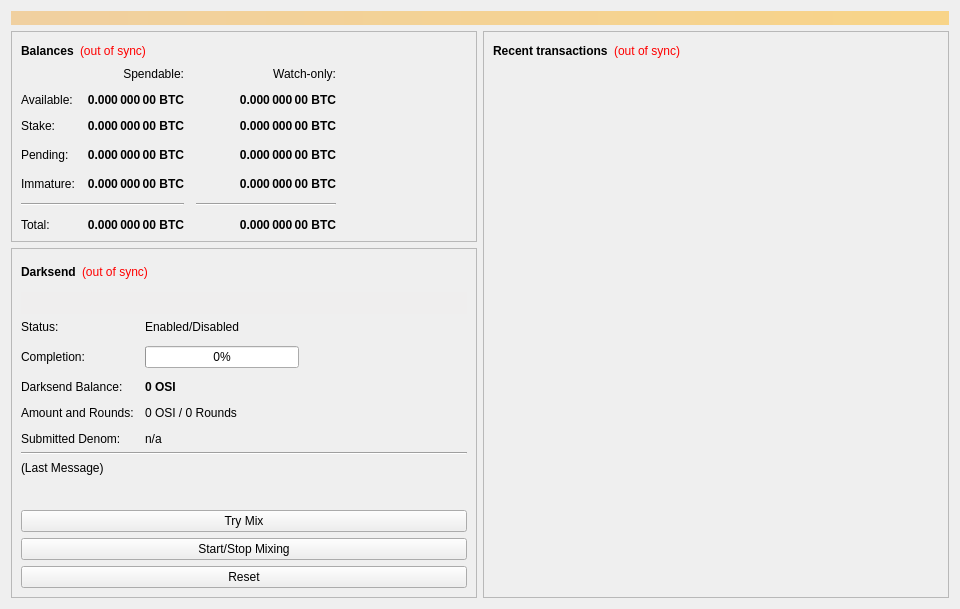
<?xml version="1.0" encoding="UTF-8"?>
<ui version="4.0">
 <class>OverviewPage</class>
 <widget class="QWidget" name="OverviewPage">
  <property name="geometry">
   <rect>
    <x>0</x>
    <y>0</y>
    <width>960</width>
    <height>594</height>
   </rect>
  </property>
  <property name="minimumSize">
   <size>
    <width>960</width>
    <height>0</height>
   </size>
  </property>
  <property name="windowTitle">
   <string>Form</string>
  </property>
  <layout class="QVBoxLayout" name="topLayout">
   <item>
    <widget class="QLabel" name="labelAlerts">
     <property name="visible">
      <bool>false</bool>
     </property>
     <property name="styleSheet">
      <string notr="true">background-color: qlineargradient(x1: 0, y1: 0, x2: 1, y2: 0, stop:0 #F0D0A0, stop:1 #F8D488); color:#000000;</string>
     </property>
     <property name="wordWrap">
      <bool>true</bool>
     </property>
     <property name="margin">
      <number>3</number>
     </property>
    </widget>
   </item>
   <item>
    <layout class="QHBoxLayout" name="horizontalLayout" stretch="1,1">
     <item>
      <layout class="QVBoxLayout" name="verticalLayout_2">
       <item>
        <widget class="QFrame" name="frame">
         <property name="frameShape">
          <enum>QFrame::StyledPanel</enum>
         </property>
         <property name="frameShadow">
          <enum>QFrame::Raised</enum>
         </property>
         <layout class="QVBoxLayout" name="verticalLayout_4">
          <item>
           <layout class="QHBoxLayout" name="horizontalLayout_4">
            <item>
             <widget class="QLabel" name="label_5">
              <property name="font">
               <font>
                <weight>75</weight>
                <bold>true</bold>
               </font>
              </property>
              <property name="text">
               <string>Balances</string>
              </property>
             </widget>
            </item>
            <item>
             <widget class="QLabel" name="labelWalletStatus">
              <property name="cursor">
               <cursorShape>WhatsThisCursor</cursorShape>
              </property>
              <property name="toolTip">
               <string>The displayed information may be out of date. Your wallet automatically synchronizes with the Osiris network after a connection is established, but this process has not completed yet.</string>
              </property>
              <property name="styleSheet">
               <string notr="true">QLabel { color: red; }</string>
              </property>
              <property name="text">
               <string notr="true">(out of sync)</string>
              </property>
              <property name="alignment">
               <set>Qt::AlignLeading|Qt::AlignLeft|Qt::AlignVCenter</set>
              </property>
             </widget>
            </item>
            <item>
             <spacer name="horizontalSpacer_3">
              <property name="orientation">
               <enum>Qt::Horizontal</enum>
              </property>
              <property name="sizeHint" stdset="0">
               <size>
                <width>40</width>
                <height>20</height>
               </size>
              </property>
             </spacer>
            </item>
           </layout>
          </item>
          <item>
           <layout class="QGridLayout" name="gridLayout">
            <property name="spacing">
             <number>12</number>
            </property>
            <item row="3" column="2">
             <widget class="QLabel" name="labelWatchPending">
              <property name="font">
               <font>
                <weight>75</weight>
                <bold>true</bold>
               </font>
              </property>
              <property name="cursor">
               <cursorShape>IBeamCursor</cursorShape>
              </property>
              <property name="toolTip">
               <string>Unconfirmed transactions to watch-only addresses</string>
              </property>
              <property name="text">
               <string notr="true">0.000 000 00 BTC</string>
              </property>
              <property name="alignment">
               <set>Qt::AlignRight|Qt::AlignTrailing|Qt::AlignVCenter</set>
              </property>
              <property name="textInteractionFlags">
               <set>Qt::LinksAccessibleByMouse|Qt::TextSelectableByKeyboard|Qt::TextSelectableByMouse</set>
              </property>
             </widget>
            </item>
            <item row="3" column="1">
             <widget class="QLabel" name="labelUnconfirmed">
              <property name="font">
               <font>
                <weight>75</weight>
                <bold>true</bold>
               </font>
              </property>
              <property name="cursor">
               <cursorShape>IBeamCursor</cursorShape>
              </property>
              <property name="toolTip">
               <string>Total of transactions that have yet to be confirmed, and do not yet count toward the spendable balance</string>
              </property>
              <property name="text">
               <string notr="true">0.000 000 00 BTC</string>
              </property>
              <property name="alignment">
               <set>Qt::AlignRight|Qt::AlignTrailing|Qt::AlignVCenter</set>
              </property>
              <property name="textInteractionFlags">
               <set>Qt::LinksAccessibleByMouse|Qt::TextSelectableByKeyboard|Qt::TextSelectableByMouse</set>
              </property>
             </widget>
            </item>
            <item row="4" column="2">
             <widget class="QLabel" name="labelWatchImmature">
              <property name="font">
               <font>
                <weight>75</weight>
                <bold>true</bold>
               </font>
              </property>
              <property name="cursor">
               <cursorShape>IBeamCursor</cursorShape>
              </property>
              <property name="toolTip">
               <string>Mined balance in watch-only addresses that has not yet matured</string>
              </property>
              <property name="text">
               <string notr="true">0.000 000 00 BTC</string>
              </property>
              <property name="alignment">
               <set>Qt::AlignRight|Qt::AlignTrailing|Qt::AlignVCenter</set>
              </property>
              <property name="textInteractionFlags">
               <set>Qt::LinksAccessibleByMouse|Qt::TextSelectableByKeyboard|Qt::TextSelectableByMouse</set>
              </property>
             </widget>
            </item>
            <item row="5" column="0" colspan="2">
             <widget class="Line" name="lineSpendableBalance">
              <property name="orientation">
               <enum>Qt::Horizontal</enum>
              </property>
             </widget>
            </item>
            <item row="5" column="2">
             <widget class="Line" name="lineWatchBalance">
              <property name="sizePolicy">
               <sizepolicy hsizetype="Preferred" vsizetype="Fixed">
                <horstretch>0</horstretch>
                <verstretch>0</verstretch>
               </sizepolicy>
              </property>
              <property name="minimumSize">
               <size>
                <width>140</width>
                <height>0</height>
               </size>
              </property>
              <property name="orientation">
               <enum>Qt::Horizontal</enum>
              </property>
             </widget>
            </item>
            <item row="6" column="0">
             <widget class="QLabel" name="labelTotalText">
              <property name="text">
               <string>Total:</string>
              </property>
             </widget>
            </item>
            <item row="4" column="1">
             <widget class="QLabel" name="labelImmature">
              <property name="font">
               <font>
                <weight>75</weight>
                <bold>true</bold>
               </font>
              </property>
              <property name="cursor">
               <cursorShape>IBeamCursor</cursorShape>
              </property>
              <property name="toolTip">
               <string>Mined balance that has not yet matured</string>
              </property>
              <property name="text">
               <string notr="true">0.000 000 00 BTC</string>
              </property>
              <property name="alignment">
               <set>Qt::AlignRight|Qt::AlignTrailing|Qt::AlignVCenter</set>
              </property>
              <property name="textInteractionFlags">
               <set>Qt::LinksAccessibleByMouse|Qt::TextSelectableByKeyboard|Qt::TextSelectableByMouse</set>
              </property>
             </widget>
            </item>
            <item row="3" column="3">
             <spacer name="horizontalSpacer_2">
              <property name="orientation">
               <enum>Qt::Horizontal</enum>
              </property>
              <property name="sizeHint" stdset="0">
               <size>
                <width>40</width>
                <height>20</height>
               </size>
              </property>
             </spacer>
            </item>
            <item row="4" column="0">
             <widget class="QLabel" name="labelImmatureText">
              <property name="text">
               <string>Immature:</string>
              </property>
             </widget>
            </item>
            <item row="6" column="1">
             <widget class="QLabel" name="labelTotal">
              <property name="font">
               <font>
                <weight>75</weight>
                <bold>true</bold>
               </font>
              </property>
              <property name="cursor">
               <cursorShape>IBeamCursor</cursorShape>
              </property>
              <property name="toolTip">
               <string>Your current total balance</string>
              </property>
              <property name="text">
               <string notr="true">0.000 000 00 BTC</string>
              </property>
              <property name="alignment">
               <set>Qt::AlignRight|Qt::AlignTrailing|Qt::AlignVCenter</set>
              </property>
              <property name="textInteractionFlags">
               <set>Qt::LinksAccessibleByMouse|Qt::TextSelectableByKeyboard|Qt::TextSelectableByMouse</set>
              </property>
             </widget>
            </item>
            <item row="6" column="2">
             <widget class="QLabel" name="labelWatchTotal">
              <property name="font">
               <font>
                <weight>75</weight>
                <bold>true</bold>
               </font>
              </property>
              <property name="cursor">
               <cursorShape>IBeamCursor</cursorShape>
              </property>
              <property name="toolTip">
               <string>Current total balance in watch-only addresses</string>
              </property>
              <property name="text">
               <string notr="true">0.000 000 00 BTC</string>
              </property>
              <property name="alignment">
               <set>Qt::AlignRight|Qt::AlignTrailing|Qt::AlignVCenter</set>
              </property>
              <property name="textInteractionFlags">
               <set>Qt::LinksAccessibleByMouse|Qt::TextSelectableByKeyboard|Qt::TextSelectableByMouse</set>
              </property>
             </widget>
            </item>
            <item row="0" column="2">
             <widget class="QLabel" name="labelWatchonly">
              <property name="text">
               <string>Watch-only:</string>
              </property>
              <property name="alignment">
               <set>Qt::AlignRight|Qt::AlignTrailing|Qt::AlignVCenter</set>
              </property>
             </widget>
            </item>
            <item row="1" column="0">
             <widget class="QLabel" name="labelBalanceText">
              <property name="text">
               <string>Available:</string>
              </property>
             </widget>
            </item>
            <item row="1" column="1">
             <widget class="QLabel" name="labelBalance">
              <property name="font">
               <font>
                <weight>75</weight>
                <bold>true</bold>
               </font>
              </property>
              <property name="cursor">
               <cursorShape>IBeamCursor</cursorShape>
              </property>
              <property name="toolTip">
               <string>Your current spendable balance</string>
              </property>
              <property name="text">
               <string notr="true">0.000 000 00 BTC</string>
              </property>
              <property name="alignment">
               <set>Qt::AlignRight|Qt::AlignTrailing|Qt::AlignVCenter</set>
              </property>
              <property name="textInteractionFlags">
               <set>Qt::LinksAccessibleByMouse|Qt::TextSelectableByKeyboard|Qt::TextSelectableByMouse</set>
              </property>
             </widget>
            </item>
            <item row="2" column="0">
             <widget class="QLabel" name="label_10">
              <property name="text">
               <string>Stake:</string>
              </property>
             </widget>
            </item>
            <item row="2" column="1">
             <widget class="QLabel" name="labelStake">
              <property name="font">
               <font>
                <weight>75</weight>
                <bold>true</bold>
               </font>
              </property>
              <property name="cursor">
               <cursorShape>IBeamCursor</cursorShape>
              </property>
              <property name="toolTip">
               <string>Total of coins that was staked, and do not yet count toward the current balance</string>
              </property>
              <property name="text">
               <string notr="true">0.000 000 00 BTC</string>
              </property>
              <property name="alignment">
               <set>Qt::AlignRight|Qt::AlignTrailing|Qt::AlignVCenter</set>
              </property>
              <property name="textInteractionFlags">
               <set>Qt::LinksAccessibleByMouse|Qt::TextSelectableByKeyboard|Qt::TextSelectableByMouse</set>
              </property>
             </widget>
            </item>
            <item row="2" column="2">
             <widget class="QLabel" name="labelWatchStake">
              <property name="font">
               <font>
                <weight>75</weight>
                <bold>true</bold>
               </font>
              </property>
              <property name="cursor">
               <cursorShape>IBeamCursor</cursorShape>
              </property>
              <property name="toolTip">
               <string>Total of coins that was staked in watch-only addresses, and do not yet count toward the current watch-only balance</string>
              </property>
              <property name="text">
               <string notr="true">0.000 000 00 BTC</string>
              </property>
              <property name="alignment">
               <set>Qt::AlignRight|Qt::AlignTrailing|Qt::AlignVCenter</set>
              </property>
              <property name="textInteractionFlags">
               <set>Qt::LinksAccessibleByMouse|Qt::TextSelectableByKeyboard|Qt::TextSelectableByMouse</set>
              </property>
             </widget>
            </item>
            <item row="1" column="2">
             <widget class="QLabel" name="labelWatchAvailable">
              <property name="font">
               <font>
                <weight>75</weight>
                <bold>true</bold>
               </font>
              </property>
              <property name="cursor">
               <cursorShape>IBeamCursor</cursorShape>
              </property>
              <property name="toolTip">
               <string>Your current balance in watch-only addresses</string>
              </property>
              <property name="text">
               <string notr="true">0.000 000 00 BTC</string>
              </property>
              <property name="alignment">
               <set>Qt::AlignRight|Qt::AlignTrailing|Qt::AlignVCenter</set>
              </property>
              <property name="textInteractionFlags">
               <set>Qt::LinksAccessibleByMouse|Qt::TextSelectableByKeyboard|Qt::TextSelectableByMouse</set>
              </property>
             </widget>
            </item>
            <item row="3" column="0">
             <widget class="QLabel" name="labelPendingText">
              <property name="text">
               <string>Pending:</string>
              </property>
             </widget>
            </item>
            <item row="0" column="1">
             <widget class="QLabel" name="labelSpendable">
              <property name="text">
               <string>Spendable:</string>
              </property>
              <property name="alignment">
               <set>Qt::AlignRight|Qt::AlignTrailing|Qt::AlignVCenter</set>
              </property>
             </widget>
            </item>
           </layout>
          </item>
         </layout>
        </widget>
       </item>
       <item>
        <widget class="QFrame" name="frameDarksend">
         <property name="sizePolicy">
          <sizepolicy hsizetype="Expanding" vsizetype="Expanding">
           <horstretch>0</horstretch>
           <verstretch>0</verstretch>
          </sizepolicy>
         </property>
         <property name="minimumSize">
          <size>
           <width>0</width>
           <height>350</height>
          </size>
         </property>
         <property name="layoutDirection">
          <enum>Qt::LeftToRight</enum>
         </property>
         <property name="frameShape">
          <enum>QFrame::StyledPanel</enum>
         </property>
         <property name="frameShadow">
          <enum>QFrame::Raised</enum>
         </property>
         <layout class="QVBoxLayout" name="verticalLayout_5">
          <item>
           <layout class="QHBoxLayout" name="horizontalLayout_5">
            <item>
             <widget class="QLabel" name="label_2">
              <property name="font">
               <font>
                <weight>75</weight>
                <bold>true</bold>
               </font>
              </property>
              <property name="text">
               <string>Darksend</string>
              </property>
             </widget>
            </item>
            <item>
             <widget class="QLabel" name="labelDarksendSyncStatus">
              <property name="toolTip">
               <string>The displayed information may be out of date. Your wallet automatically synchronizes with the Osiris network after a connection is established, but this process has not completed yet.</string>
              </property>
              <property name="styleSheet">
               <string notr="true">QLabel { color: red; }</string>
              </property>
              <property name="text">
               <string notr="true">(out of sync)</string>
              </property>
              <property name="alignment">
               <set>Qt::AlignLeading|Qt::AlignLeft|Qt::AlignVCenter</set>
              </property>
             </widget>
            </item>
            <item>
             <spacer name="horizontalSpacer_4">
              <property name="orientation">
               <enum>Qt::Horizontal</enum>
              </property>
              <property name="sizeHint" stdset="0">
               <size>
                <width>40</width>
                <height>20</height>
               </size>
              </property>
             </spacer>
            </item>
           </layout>
          </item>
          <item>
           <widget class="QPushButton" name="runAutoDenom">
            <property name="palette">
             <palette>
              <active>
               <colorrole role="WindowText">
                <brush brushstyle="SolidPattern">
                 <color alpha="255">
                  <red>0</red>
                  <green>0</green>
                  <blue>0</blue>
                 </color>
                </brush>
               </colorrole>
               <colorrole role="Button">
                <brush brushstyle="SolidPattern">
                 <color alpha="255">
                  <red>239</red>
                  <green>238</green>
                  <blue>238</blue>
                 </color>
                </brush>
               </colorrole>
               <colorrole role="Light">
                <brush brushstyle="SolidPattern">
                 <color alpha="255">
                  <red>255</red>
                  <green>255</green>
                  <blue>255</blue>
                 </color>
                </brush>
               </colorrole>
               <colorrole role="Midlight">
                <brush brushstyle="SolidPattern">
                 <color alpha="255">
                  <red>247</red>
                  <green>246</green>
                  <blue>246</blue>
                 </color>
                </brush>
               </colorrole>
               <colorrole role="Dark">
                <brush brushstyle="SolidPattern">
                 <color alpha="255">
                  <red>119</red>
                  <green>119</green>
                  <blue>119</blue>
                 </color>
                </brush>
               </colorrole>
               <colorrole role="Mid">
                <brush brushstyle="SolidPattern">
                 <color alpha="255">
                  <red>159</red>
                  <green>159</green>
                  <blue>159</blue>
                 </color>
                </brush>
               </colorrole>
               <colorrole role="Text">
                <brush brushstyle="SolidPattern">
                 <color alpha="255">
                  <red>0</red>
                  <green>0</green>
                  <blue>0</blue>
                 </color>
                </brush>
               </colorrole>
               <colorrole role="BrightText">
                <brush brushstyle="SolidPattern">
                 <color alpha="255">
                  <red>255</red>
                  <green>255</green>
                  <blue>255</blue>
                 </color>
                </brush>
               </colorrole>
               <colorrole role="ButtonText">
                <brush brushstyle="SolidPattern">
                 <color alpha="255">
                  <red>0</red>
                  <green>0</green>
                  <blue>0</blue>
                 </color>
                </brush>
               </colorrole>
               <colorrole role="Base">
                <brush brushstyle="SolidPattern">
                 <color alpha="255">
                  <red>255</red>
                  <green>255</green>
                  <blue>255</blue>
                 </color>
                </brush>
               </colorrole>
               <colorrole role="Window">
                <brush brushstyle="SolidPattern">
                 <color alpha="255">
                  <red>239</red>
                  <green>238</green>
                  <blue>238</blue>
                 </color>
                </brush>
               </colorrole>
               <colorrole role="Shadow">
                <brush brushstyle="SolidPattern">
                 <color alpha="255">
                  <red>0</red>
                  <green>0</green>
                  <blue>0</blue>
                 </color>
                </brush>
               </colorrole>
               <colorrole role="AlternateBase">
                <brush brushstyle="SolidPattern">
                 <color alpha="255">
                  <red>247</red>
                  <green>246</green>
                  <blue>246</blue>
                 </color>
                </brush>
               </colorrole>
               <colorrole role="ToolTipBase">
                <brush brushstyle="SolidPattern">
                 <color alpha="255">
                  <red>255</red>
                  <green>255</green>
                  <blue>220</blue>
                 </color>
                </brush>
               </colorrole>
               <colorrole role="ToolTipText">
                <brush brushstyle="SolidPattern">
                 <color alpha="255">
                  <red>0</red>
                  <green>0</green>
                  <blue>0</blue>
                 </color>
                </brush>
               </colorrole>
              </active>
              <inactive>
               <colorrole role="WindowText">
                <brush brushstyle="SolidPattern">
                 <color alpha="255">
                  <red>0</red>
                  <green>0</green>
                  <blue>0</blue>
                 </color>
                </brush>
               </colorrole>
               <colorrole role="Button">
                <brush brushstyle="SolidPattern">
                 <color alpha="255">
                  <red>239</red>
                  <green>238</green>
                  <blue>238</blue>
                 </color>
                </brush>
               </colorrole>
               <colorrole role="Light">
                <brush brushstyle="SolidPattern">
                 <color alpha="255">
                  <red>255</red>
                  <green>255</green>
                  <blue>255</blue>
                 </color>
                </brush>
               </colorrole>
               <colorrole role="Midlight">
                <brush brushstyle="SolidPattern">
                 <color alpha="255">
                  <red>247</red>
                  <green>246</green>
                  <blue>246</blue>
                 </color>
                </brush>
               </colorrole>
               <colorrole role="Dark">
                <brush brushstyle="SolidPattern">
                 <color alpha="255">
                  <red>119</red>
                  <green>119</green>
                  <blue>119</blue>
                 </color>
                </brush>
               </colorrole>
               <colorrole role="Mid">
                <brush brushstyle="SolidPattern">
                 <color alpha="255">
                  <red>159</red>
                  <green>159</green>
                  <blue>159</blue>
                 </color>
                </brush>
               </colorrole>
               <colorrole role="Text">
                <brush brushstyle="SolidPattern">
                 <color alpha="255">
                  <red>0</red>
                  <green>0</green>
                  <blue>0</blue>
                 </color>
                </brush>
               </colorrole>
               <colorrole role="BrightText">
                <brush brushstyle="SolidPattern">
                 <color alpha="255">
                  <red>255</red>
                  <green>255</green>
                  <blue>255</blue>
                 </color>
                </brush>
               </colorrole>
               <colorrole role="ButtonText">
                <brush brushstyle="SolidPattern">
                 <color alpha="255">
                  <red>0</red>
                  <green>0</green>
                  <blue>0</blue>
                 </color>
                </brush>
               </colorrole>
               <colorrole role="Base">
                <brush brushstyle="SolidPattern">
                 <color alpha="255">
                  <red>255</red>
                  <green>255</green>
                  <blue>255</blue>
                 </color>
                </brush>
               </colorrole>
               <colorrole role="Window">
                <brush brushstyle="SolidPattern">
                 <color alpha="255">
                  <red>239</red>
                  <green>238</green>
                  <blue>238</blue>
                 </color>
                </brush>
               </colorrole>
               <colorrole role="Shadow">
                <brush brushstyle="SolidPattern">
                 <color alpha="255">
                  <red>0</red>
                  <green>0</green>
                  <blue>0</blue>
                 </color>
                </brush>
               </colorrole>
               <colorrole role="AlternateBase">
                <brush brushstyle="SolidPattern">
                 <color alpha="255">
                  <red>247</red>
                  <green>246</green>
                  <blue>246</blue>
                 </color>
                </brush>
               </colorrole>
               <colorrole role="ToolTipBase">
                <brush brushstyle="SolidPattern">
                 <color alpha="255">
                  <red>255</red>
                  <green>255</green>
                  <blue>220</blue>
                 </color>
                </brush>
               </colorrole>
               <colorrole role="ToolTipText">
                <brush brushstyle="SolidPattern">
                 <color alpha="255">
                  <red>0</red>
                  <green>0</green>
                  <blue>0</blue>
                 </color>
                </brush>
               </colorrole>
              </inactive>
              <disabled>
               <colorrole role="WindowText">
                <brush brushstyle="SolidPattern">
                 <color alpha="255">
                  <red>119</red>
                  <green>119</green>
                  <blue>119</blue>
                 </color>
                </brush>
               </colorrole>
               <colorrole role="Button">
                <brush brushstyle="SolidPattern">
                 <color alpha="255">
                  <red>239</red>
                  <green>238</green>
                  <blue>238</blue>
                 </color>
                </brush>
               </colorrole>
               <colorrole role="Light">
                <brush brushstyle="SolidPattern">
                 <color alpha="255">
                  <red>255</red>
                  <green>255</green>
                  <blue>255</blue>
                 </color>
                </brush>
               </colorrole>
               <colorrole role="Midlight">
                <brush brushstyle="SolidPattern">
                 <color alpha="255">
                  <red>247</red>
                  <green>246</green>
                  <blue>246</blue>
                 </color>
                </brush>
               </colorrole>
               <colorrole role="Dark">
                <brush brushstyle="SolidPattern">
                 <color alpha="255">
                  <red>119</red>
                  <green>119</green>
                  <blue>119</blue>
                 </color>
                </brush>
               </colorrole>
               <colorrole role="Mid">
                <brush brushstyle="SolidPattern">
                 <color alpha="255">
                  <red>159</red>
                  <green>159</green>
                  <blue>159</blue>
                 </color>
                </brush>
               </colorrole>
               <colorrole role="Text">
                <brush brushstyle="SolidPattern">
                 <color alpha="255">
                  <red>119</red>
                  <green>119</green>
                  <blue>119</blue>
                 </color>
                </brush>
               </colorrole>
               <colorrole role="BrightText">
                <brush brushstyle="SolidPattern">
                 <color alpha="255">
                  <red>255</red>
                  <green>255</green>
                  <blue>255</blue>
                 </color>
                </brush>
               </colorrole>
               <colorrole role="ButtonText">
                <brush brushstyle="SolidPattern">
                 <color alpha="255">
                  <red>119</red>
                  <green>119</green>
                  <blue>119</blue>
                 </color>
                </brush>
               </colorrole>
               <colorrole role="Base">
                <brush brushstyle="SolidPattern">
                 <color alpha="255">
                  <red>239</red>
                  <green>238</green>
                  <blue>238</blue>
                 </color>
                </brush>
               </colorrole>
               <colorrole role="Window">
                <brush brushstyle="SolidPattern">
                 <color alpha="255">
                  <red>239</red>
                  <green>238</green>
                  <blue>238</blue>
                 </color>
                </brush>
               </colorrole>
               <colorrole role="Shadow">
                <brush brushstyle="SolidPattern">
                 <color alpha="255">
                  <red>0</red>
                  <green>0</green>
                  <blue>0</blue>
                 </color>
                </brush>
               </colorrole>
               <colorrole role="AlternateBase">
                <brush brushstyle="SolidPattern">
                 <color alpha="255">
                  <red>239</red>
                  <green>238</green>
                  <blue>238</blue>
                 </color>
                </brush>
               </colorrole>
               <colorrole role="ToolTipBase">
                <brush brushstyle="SolidPattern">
                 <color alpha="255">
                  <red>255</red>
                  <green>255</green>
                  <blue>220</blue>
                 </color>
                </brush>
               </colorrole>
               <colorrole role="ToolTipText">
                <brush brushstyle="SolidPattern">
                 <color alpha="255">
                  <red>0</red>
                  <green>0</green>
                  <blue>0</blue>
                 </color>
                </brush>
               </colorrole>
              </disabled>
             </palette>
            </property>
            <property name="focusPolicy">
             <enum>Qt::NoFocus</enum>
            </property>
            <property name="autoFillBackground">
             <bool>true</bool>
            </property>
            <property name="text">
             <string/>
            </property>
            <property name="flat">
             <bool>true</bool>
            </property>
           </widget>
          </item>
          <item>
           <layout class="QFormLayout" name="formLayout">
            <property name="fieldGrowthPolicy">
             <enum>QFormLayout::AllNonFixedFieldsGrow</enum>
            </property>
            <property name="horizontalSpacing">
             <number>11</number>
            </property>
            <property name="verticalSpacing">
             <number>12</number>
            </property>
            <item row="0" column="0">
             <widget class="QLabel" name="label_6">
              <property name="text">
               <string>Status:</string>
              </property>
             </widget>
            </item>
            <item row="1" column="0">
             <widget class="QLabel" name="label_7">
              <property name="text">
               <string>Completion:</string>
              </property>
             </widget>
            </item>
            <item row="1" column="1">
             <widget class="QProgressBar" name="darksendProgress">
              <property name="maximumSize">
               <size>
                <width>154</width>
                <height>16777215</height>
               </size>
              </property>
              <property name="value">
               <number>0</number>
              </property>
             </widget>
            </item>
            <item row="3" column="0">
             <widget class="QLabel" name="labelAnonymizedText">
              <property name="text">
               <string>Darksend Balance:</string>
              </property>
             </widget>
            </item>
            <item row="3" column="1">
             <widget class="QLabel" name="labelAnonymized">
              <property name="font">
               <font>
                <weight>75</weight>
                <bold>true</bold>
               </font>
              </property>
              <property name="text">
               <string notr="true">0 OSI</string>
              </property>
             </widget>
            </item>
            <item row="4" column="0">
             <widget class="QLabel" name="label_8">
              <property name="text">
               <string>Amount and Rounds:</string>
              </property>
             </widget>
            </item>
            <item row="4" column="1">
             <widget class="QLabel" name="labelAmountRounds">
              <property name="text">
               <string>0 OSI / 0 Rounds</string>
              </property>
             </widget>
            </item>
            <item row="5" column="0">
             <widget class="QLabel" name="label_9">
              <property name="text">
               <string>Submitted Denom:</string>
              </property>
             </widget>
            </item>
            <item row="5" column="1">
             <widget class="QLabel" name="labelSubmittedDenom">
              <property name="toolTip">
               <string>The denominations you submitted to the Masternode.&lt;br&gt;To mix, other users must submit the exact same denominations.</string>
              </property>
              <property name="text">
               <string>n/a</string>
              </property>
             </widget>
            </item>
            <item row="0" column="1">
             <widget class="QLabel" name="darksendEnabled">
              <property name="text">
               <string>Enabled/Disabled</string>
              </property>
             </widget>
            </item>
           </layout>
          </item>
          <item>
           <widget class="Line" name="lineLastMessage">
            <property name="orientation">
             <enum>Qt::Horizontal</enum>
            </property>
           </widget>
          </item>
          <item>
           <widget class="QLabel" name="darksendStatus">
            <property name="minimumSize">
             <size>
              <width>288</width>
              <height>43</height>
             </size>
            </property>
            <property name="text">
             <string>(Last Message)</string>
            </property>
            <property name="alignment">
             <set>Qt::AlignLeading|Qt::AlignLeft|Qt::AlignTop</set>
            </property>
            <property name="wordWrap">
             <bool>true</bool>
            </property>
           </widget>
          </item>
          <item>
           <widget class="QPushButton" name="darksendAuto">
            <property name="sizePolicy">
             <sizepolicy hsizetype="MinimumExpanding" vsizetype="Fixed">
              <horstretch>0</horstretch>
              <verstretch>0</verstretch>
             </sizepolicy>
            </property>
            <property name="toolTip">
             <string>Try to manually submit a Darksend request.</string>
            </property>
            <property name="text">
             <string>Try Mix</string>
            </property>
           </widget>
          </item>
          <item>
           <widget class="QPushButton" name="toggleDarksend">
            <property name="sizePolicy">
             <sizepolicy hsizetype="MinimumExpanding" vsizetype="Fixed">
              <horstretch>0</horstretch>
              <verstretch>0</verstretch>
             </sizepolicy>
            </property>
            <property name="text">
             <string>Start/Stop Mixing</string>
            </property>
           </widget>
          </item>
          <item>
           <widget class="QPushButton" name="darksendReset">
            <property name="sizePolicy">
             <sizepolicy hsizetype="MinimumExpanding" vsizetype="Fixed">
              <horstretch>0</horstretch>
              <verstretch>0</verstretch>
             </sizepolicy>
            </property>
            <property name="toolTip">
             <string>Reset the current status of Darksend (can interrupt Darksend if it's in the process of Mixing, which can cost you money!)</string>
            </property>
            <property name="autoFillBackground">
             <bool>false</bool>
            </property>
            <property name="text">
             <string>Reset</string>
            </property>
           </widget>
          </item>
         </layout>
        </widget>
       </item>
       <item>
        <spacer name="verticalSpacer">
         <property name="orientation">
          <enum>Qt::Vertical</enum>
         </property>
         <property name="sizeHint" stdset="0">
          <size>
           <width>20</width>
           <height>40</height>
          </size>
         </property>
        </spacer>
       </item>
      </layout>
     </item>
     <item>
      <layout class="QVBoxLayout" name="verticalLayout_3">
       <item>
        <widget class="QFrame" name="frame_2">
         <property name="frameShape">
          <enum>QFrame::StyledPanel</enum>
         </property>
         <property name="frameShadow">
          <enum>QFrame::Raised</enum>
         </property>
         <layout class="QVBoxLayout" name="verticalLayout">
          <item>
           <layout class="QHBoxLayout" name="horizontalLayout_2">
            <item>
             <widget class="QLabel" name="label_4">
              <property name="font">
               <font>
                <weight>75</weight>
                <bold>true</bold>
               </font>
              </property>
              <property name="text">
               <string>Recent transactions</string>
              </property>
             </widget>
            </item>
            <item>
             <widget class="QLabel" name="labelTransactionsStatus">
              <property name="cursor">
               <cursorShape>WhatsThisCursor</cursorShape>
              </property>
              <property name="toolTip">
               <string>The displayed information may be out of date. Your wallet automatically synchronizes with the Osiris network after a connection is established, but this process has not completed yet.</string>
              </property>
              <property name="styleSheet">
               <string notr="true">QLabel { color: red; }</string>
              </property>
              <property name="text">
               <string notr="true">(out of sync)</string>
              </property>
              <property name="alignment">
               <set>Qt::AlignRight|Qt::AlignTrailing|Qt::AlignVCenter</set>
              </property>
             </widget>
            </item>
            <item>
             <spacer name="horizontalSpacer">
              <property name="orientation">
               <enum>Qt::Horizontal</enum>
              </property>
              <property name="sizeHint" stdset="0">
               <size>
                <width>40</width>
                <height>20</height>
               </size>
              </property>
             </spacer>
            </item>
           </layout>
          </item>
          <item>
           <widget class="QListView" name="listTransactions">
            <property name="styleSheet">
             <string notr="true">QListView { background: transparent; }</string>
            </property>
            <property name="frameShape">
             <enum>QFrame::NoFrame</enum>
            </property>
            <property name="verticalScrollBarPolicy">
             <enum>Qt::ScrollBarAlwaysOff</enum>
            </property>
            <property name="horizontalScrollBarPolicy">
             <enum>Qt::ScrollBarAlwaysOff</enum>
            </property>
            <property name="selectionMode">
             <enum>QAbstractItemView::NoSelection</enum>
            </property>
           </widget>
          </item>
         </layout>
        </widget>
       </item>
      </layout>
     </item>
    </layout>
   </item>
  </layout>
 </widget>
 <resources/>
 <connections/>
</ui>
